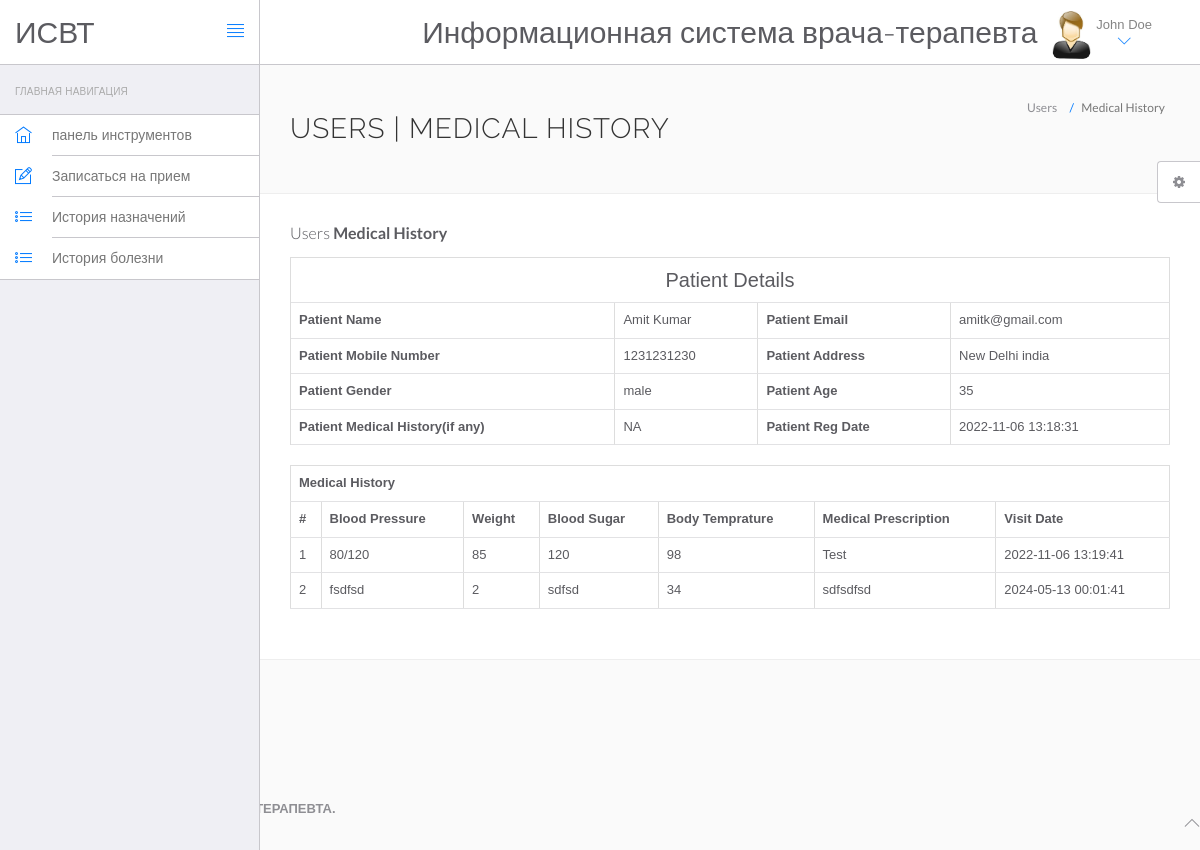
The page /hms/view-medhistory.php?viewid=1 (signed in) on the database its author committed.
### tables this page shows
CREATE TABLE `users` (
  `id` int(11) NOT NULL,
  `fullName` varchar(255) DEFAULT NULL,
  `address` longtext DEFAULT NULL,
  `city` varchar(255) DEFAULT NULL,
  `gender` varchar(255) DEFAULT NULL,
  `email` varchar(255) DEFAULT NULL,
  `password` varchar(255) DEFAULT NULL,
  `regDate` timestamp NULL DEFAULT current_timestamp(),
  `updationDate` timestamp NULL DEFAULT NULL ON UPDATE current_timestamp()
);

CREATE TABLE `tblpatient` (
  `ID` int(10) NOT NULL,
  `Docid` int(10) DEFAULT NULL,
  `PatientName` varchar(200) DEFAULT NULL,
  `PatientContno` bigint(10) DEFAULT NULL,
  `PatientEmail` varchar(200) DEFAULT NULL,
  `PatientGender` varchar(50) DEFAULT NULL,
  `PatientAdd` mediumtext DEFAULT NULL,
  `PatientAge` int(10) DEFAULT NULL,
  `PatientMedhis` mediumtext DEFAULT NULL,
  `CreationDate` timestamp NULL DEFAULT current_timestamp(),
  `UpdationDate` timestamp NULL DEFAULT NULL ON UPDATE current_timestamp()
);

CREATE TABLE `tblmedicalhistory` (
  `ID` int(10) NOT NULL,
  `PatientID` int(10) DEFAULT NULL,
  `BloodPressure` varchar(200) DEFAULT NULL,
  `BloodSugar` varchar(200) NOT NULL,
  `Weight` varchar(100) DEFAULT NULL,
  `Temperature` varchar(200) DEFAULT NULL,
  `MedicalPres` mediumtext DEFAULT NULL,
  `CreationDate` timestamp NOT NULL DEFAULT current_timestamp() ON UPDATE current_timestamp()
);

### hms/view-medhistory.php (the view, shortened to what this page needs)
<?php
include('include/config.php');
?>
<!DOCTYPE html>
<html lang="en">
	<head>
		<link rel="stylesheet" href="vendor/bootstrap/css/bootstrap.min.css">
		<link rel="stylesheet" href="vendor/fontawesome/css/font-awesome.min.css">
		<link rel="stylesheet" href="vendor/themify-icons/themify-icons.min.css">
		<link href="vendor/animate.css/animate.min.css" rel="stylesheet" media="screen">
		<link href="vendor/perfect-scrollbar/perfect-scrollbar.min.css" rel="stylesheet" media="screen">
		<link href="vendor/switchery/switchery.min.css" rel="stylesheet" media="screen">
		<link href="vendor/bootstrap-touchspin/jquery.bootstrap-touchspin.min.css" rel="stylesheet" media="screen">
		<link href="vendor/select2/select2.min.css" rel="stylesheet" media="screen">
		<link href="vendor/bootstrap-datepicker/bootstrap-datepicker3.standalone.min.css" rel="stylesheet" media="screen">
		<link href="vendor/bootstrap-timepicker/bootstrap-timepicker.min.css" rel="stylesheet" media="screen">
		<link rel="stylesheet" href="assets/css/styles.css">
		<link rel="stylesheet" href="assets/css/plugins.css">
		<link rel="stylesheet" href="assets/css/themes/theme-1.css" id="skin_color" />
	</head>
	<body>
		<div id="app">
<?php include('include/sidebar.php');?>
<div class="app-content">
<?php include('include/header.php');?>
<div class="main-content" >
<div class="wrap-content container" id="container">
<section id="page-title">
<div class="row">
<div class="col-sm-8">
<h1 class="mainTitle">Users | Medical History</h1>
</div>
<ol class="breadcrumb">
<li>
<span>Users</span>
</li>
<li class="active">
<span>Medical History</span>
</li>
</ol>
</div>
</section>
<div class="container-fluid container-fullw bg-white">
<div class="row">
<div class="col-md-12">
<h5 class="over-title margin-bottom-15">Users <span class="text-bold">Medical History</span></h5>
<?php
                               $vid=$_GET['viewid'];
                               $ret=mysqli_query($con,"select * from tblpatient where ID='$vid'");
$cnt=1;
while ($row=mysqli_fetch_array($ret)) {
                               ?>
<table border="1" class="table table-bordered">
 <tr align="center">
<td colspan="4" style="font-size:20px;color:blue">
 Patient Details</td></tr>
    <tr>
    <th scope>Patient Name</th>
    <td><?php  echo $row['PatientName'];?></td>
    <th scope>Patient Email</th>
    <td><?php  echo $row['PatientEmail'];?></td>
  </tr>
  <tr>
    <th scope>Patient Mobile Number</th>
    <td><?php  echo $row['PatientContno'];?></td>
    <th>Patient Address</th>
    <td><?php  echo $row['PatientAdd'];?></td>
  </tr>
    <tr>
    <th>Patient Gender</th>
    <td><?php  echo $row['PatientGender'];?></td>
    <th>Patient Age</th>
    <td><?php  echo $row['PatientAge'];?></td>
  </tr>
  <tr>
    <th>Patient Medical History(if any)</th>
    <td><?php  echo $row['PatientMedhis'];?></td>
     <th>Patient Reg Date</th>
    <td><?php  echo $row['CreationDate'];?></td>
  </tr>
<?php }?>
</table>
<?php
$ret=mysqli_query($con,"select * from tblmedicalhistory  where PatientID='$vid'");
 ?>
<table id="datatable" class="table table-bordered dt-responsive nowrap" style="border-collapse: collapse; border-spacing: 0; width: 100%;">
  <tr align="center">
   <th colspan="8" >Medical History</th>
  </tr>
  <tr>
    <th>#</th>
<th>Blood Pressure</th>
<th>Weight</th>
<th>Blood Sugar</th>
<th>Body Temprature</th>
<th>Medical Prescription</th>
<th>Visit Date</th>
</tr>
<?php
while ($row=mysqli_fetch_array($ret)) {
  ?>
<tr>
  <td><?php echo $cnt;?></td>
 <td><?php  echo $row['BloodPressure'];?></td>
 <td><?php  echo $row['Weight'];?></td>
 <td><?php  echo $row['BloodSugar'];?></td>
  <td><?php  echo $row['Temperature'];?></td>
  <td><?php  echo $row['MedicalPres'];?></td>
  <td><?php  echo $row['CreationDate'];?></td>
</tr>
<?php $cnt=$cnt+1;} ?>
</table>
</div>
</div>
</div>
</div>
</div>
</div>
</div>
	<?php include('include/footer.php');?>
	<?php include('include/setting.php');?>
	</body>
</html>

### hms/include/header.php (shortened to what this page needs)
<header class="navbar navbar-default navbar-static-top">
					<div class="navbar-header">
						<a class="navbar-brand" href="#">
							<h2 style="padding-top:20% ">ИСВТ</h2>
						</a>
						<a href="#" class="sidebar-toggler pull-right visible-md visible-lg" data-toggle-class="app-sidebar-closed" data-toggle-target="#app">
							<i class="ti-align-justify"></i>
						</a>
					</div>
					<div class="navbar-collapse collapse">
						<ul class="nav navbar-right">
								<li  style="padding-top:2% ">
								<h2>Информационная система врача-терапевта</h2>
							</li>
							<li class="dropdown current-user">
								<a href class="dropdown-toggle" data-toggle="dropdown">
									<img src="assets/images/images.jpg"> <span class="username">
									<?php $query=mysqli_query($con,"select fullName from users where id='".$_SESSION['id']."'");
while($row=mysqli_fetch_array($query))
{
	echo $row['fullName'];
}
									?> <i class="ti-angle-down"></i></i></span>
								</a>
							</li>
						</ul>
					</div>
				</header>

### hms/assets/css/themes/theme-1.css (style rules this page uses)
body { background: #FAFAFA; }
header .navbar-header { background: #ffffff !important; border-right-color: #c8c7cc !important; border-bottom-color: #c8c7cc !important; }
header .navbar-header .sidebar-toggler, header .navbar-header .sidebar-mobile-toggler { color: #007aff !important; }
header .navbar-header .navbar-brand { color: #777 !important; }
header .navbar-collapse { background: #ffffff !important; border-bottom-color: #c8c7cc !important; box-shadow: none !important; }
header .navbar-collapse .navbar-right > li > a { color: #777; }
header .navbar-collapse .navbar-right > li > a i { color: #007aff !important; }

### rows shown on the page
users: fullName "John Doe"
tblpatient: PatientName "Amit Kumar", PatientEmail "amitk@gmail.com", PatientContno "1231231230", PatientAdd "New Delhi india", PatientGender "male", PatientAge "35", PatientMedhis "NA", CreationDate "2022-11-06 13:18:31"
tblmedicalhistory: BloodPressure "80/120", Weight "85", BloodSugar "120", Temperature "98", MedicalPres "Test", CreationDate "2022-11-06 13:19:41"
tblmedicalhistory: BloodPressure "fsdfsd", Weight "2", BloodSugar "sdfsd", Temperature "34", MedicalPres "sdfsdfsd", CreationDate "2024-05-13 00:01:41"
